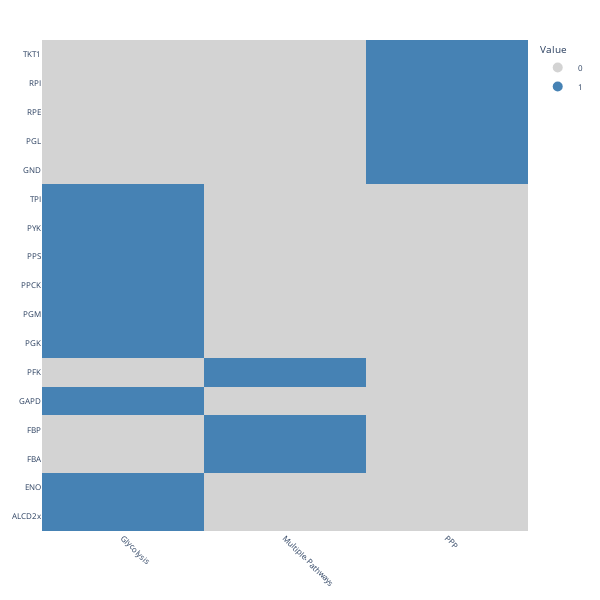

Source (notebook cell):
### Markdown cell above
### Heatmap of the binary dataframe

The function `plot_reaction_in_pathway_heatmap` is used to plot a heatmap of the `binary_df` to better illustrate the connection between reactions and pathways.

### Code cell
plot_reaction_in_pathway_heatmap(binary_df, font_size=8, fig_width=600, fig_height=600, title="")

### Figure 1 — Plotly figure (JSON) as saved in the notebook; plotly's stock layout.template omitted (floating-point values rounded to 4 significant figures)
{"data": [{"colorscale": [[0, "lightgrey"], [1, "steelblue"]], "hoverinfo": "text", "showscale": false, "text": [["Row: ALCD2x<br>Col: Glycolysis<br>Value: 1", "Row: ALCD2x<br>Col: Multiple-Pathways<br>Value: 0", "Row: ALCD2x<br>Col: PPP<br>Value: 0"], ["Row: ENO<br>Col: Glycolysis<br>Value: 1", "Row: ENO<br>Col: Multiple-Pathways<br>Value: 0", "Row: ENO<br>Col: PPP<br>Value: 0"], ["Row: FBA<br>Col: Glycolysis<br>Value: 0", "Row: FBA<br>Col: Multiple-Pathways<br>Value: 1", "Row: FBA<br>Col: PPP<br>Value: 0"], ["Row: FBP<br>Col: Glycolysis<br>Value: 0", "Row: FBP<br>Col: Multiple-Pathways<br>Value: 1", "Row: FBP<br>Col: PPP<br>Value: 0"], ["Row: GAPD<br>Col: Glycolysis<br>Value: 1", "Row: GAPD<br>Col: Multiple-Pathways<br>Value: 0", "Row: GAPD<br>Col: PPP<br>Value: 0"], ["Row: PFK<br>Col: Glycolysis<br>Value: 0", "Row: PFK<br>Col: Multiple-Pathways<br>Value: 1", "Row: PFK<br>Col: PPP<br>Value: 0"], ["Row: PGK<br>Col: Glycolysis<br>Value: 1", "Row: PGK<br>Col: Multiple-Pathways<br>Value: 0", "Row: PGK<br>Col: PPP<br>Value: 0"], ["Row: PGM<br>Col: Glycolysis<br>Value: 1", "Row: PGM<br>Col: Multiple-Pathways<br>Value: 0", "Row: PGM<br>Col: PPP<br>Value: 0"], ["Row: PPCK<br>Col: Glycolysis<br>Value: 1", "Row: PPCK<br>Col: Multiple-Pathways<br>Value: 0", "Row: PPCK<br>Col: PPP<br>Value: 0"], ["Row: PPS<br>Col: Glycolysis<br>Value: 1", "Row: PPS<br>Col: Multiple-Pathways<br>Value: 0", "Row: PPS<br>Col: PPP<br>Value: 0"], ["Row: PYK<br>Col: Glycolysis<br>Value: 1", "Row: PYK<br>Col: Multiple-Pathways<br>Value: 0", "Row: PYK<br>Col: PPP<br>Value: 0"], ["Row: TPI<br>Col: Glycolysis<br>Value: 1", "Row: TPI<br>Col: Multiple-Pathways<br>Value: 0", "Row: TPI<br>Col: PPP<br>Value: 0"], ["Row: GND<br>Col: Glycolysis<br>Value: 0", "Row: GND<br>Col: Multiple-Pathways<br>Value: 0", "Row: GND<br>Col: PPP<br>Value: 1"], ["Row: PGL<br>Col: Glycolysis<br>Value: 0", "Row: PGL<br>Col: Multiple-Pathways<br>Value: 0", "Row: PGL<br>Col: PPP<br>Value: 1"], ["Row: RPE<br>Col: Glycolysis<br>Value: 0", "Row: RPE<br>Col: Multiple-Pathways<br>Value: 0", "Row: RPE<br>Col: PPP<br>Value: 1"], ["Row: RPI<br>Col: Glycolysis<br>Value: 0", "Row: RPI<br>Col: Multiple-Pathways<br>Value: 0", "Row: RPI<br>Col: PPP<br>Value: 1"], ["Row: TKT1<br>Col: Glycolysis<br>Value: 0", "Row: TKT1<br>Col: Multiple-Pathways<br>Value: 0", "Row: TKT1<br>Col: PPP<br>Value: 1"]], "type": "heatmap", "x": ["Glycolysis", "Multiple-Pathways", "PPP"], "y": ["ALCD2x", "ENO", "FBA", "FBP", "GAPD", "PFK", "PGK", "PGM", "PPCK", "PPS", "PYK", "TPI", "GND", "PGL", "RPE", "RPI", "TKT1"], "z": [[1, 0, 0], [1, 0, 0], [0, 1, 0], [0, 1, 0], [1, 0, 0], [0, 1, 0], [1, 0, 0], [1, 0, 0], [1, 0, 0], [1, 0, 0], [1, 0, 0], [1, 0, 0], [0, 0, 1], [0, 0, 1], [0, 0, 1], [0, 0, 1], [0, 0, 1]]}, {"marker": {"color": "lightgrey", "size": 10}, "mode": "markers", "name": "0", "type": "scatter", "x": [null], "y": [null]}, {"marker": {"color": "steelblue", "size": 10}, "mode": "markers", "name": "1", "type": "scatter", "x": [null], "y": [null]}], "layout": {"font": {"size": 8}, "height": 600, "legend": {"title": {"text": "Value"}}, "margin": {"b": 40, "l": 40, "r": 40, "t": 40}, "title": {"text": ""}, "width": 600, "xaxis": {"tickangle": 45, "tickfont": {"size": 8}}, "yaxis": {"tickfont": {"size": 8}}}}
